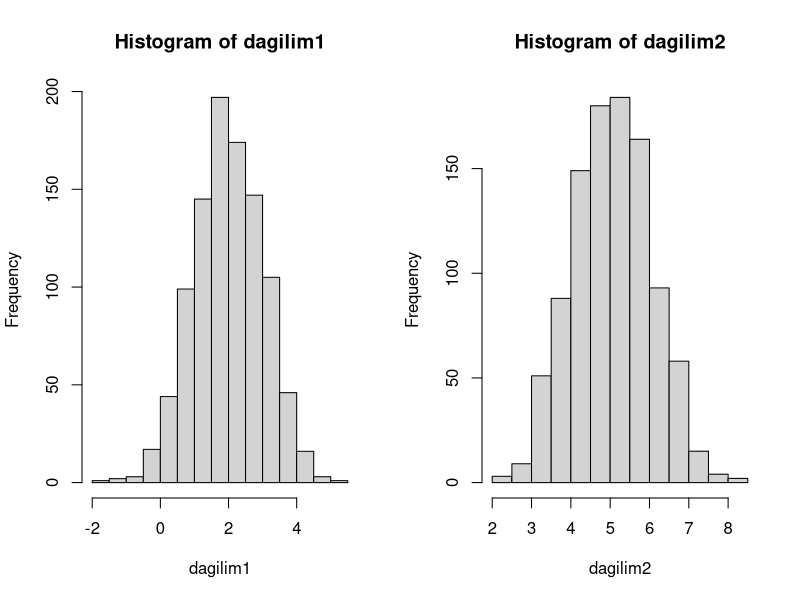
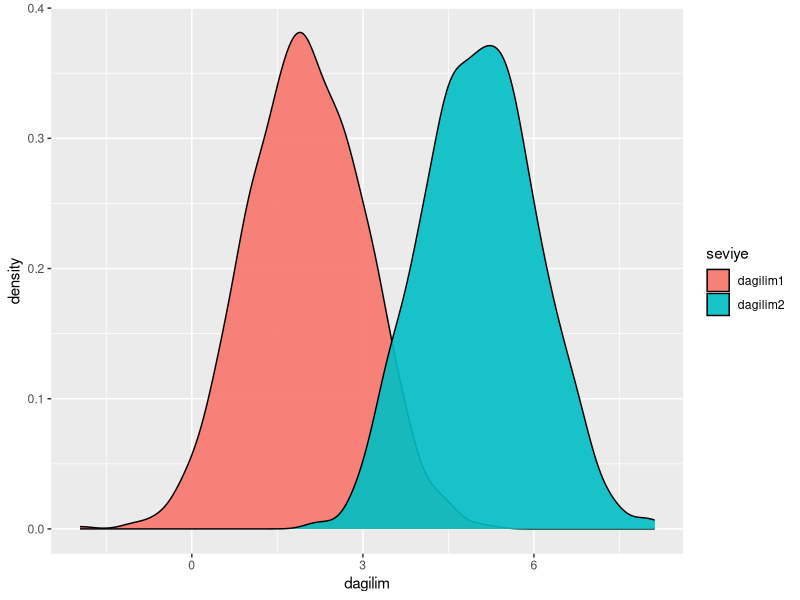
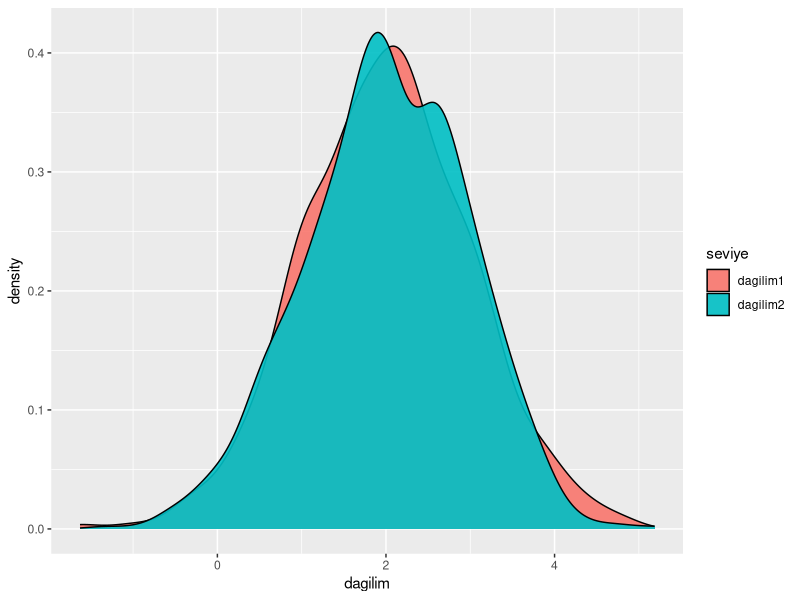
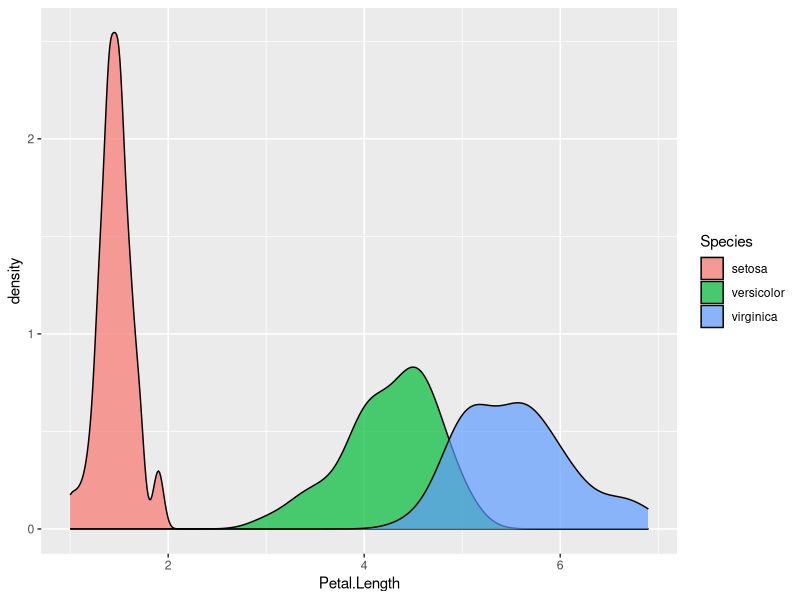

Write the R code that produced these figures, in order.
## ---- chunk 1
knitr::opts_chunk$set(echo = TRUE)
## ---- chunk 2
dagilim1 <- rnorm(n = 1000, mean = 2, sd = 1)
dagilim2 <- rnorm(n = 1000, mean = 5, sd = 1)
## ---- chunk 3
par(mfrow=c(1,2))
hist(dagilim1)
hist(dagilim2)
## ---- chunk 4
sim <- data.frame(
  dagilim = c(dagilim1, dagilim2), 
  seviye = c(
    rep("dagilim1", 1000), 
    rep("dagilim2", 1000)
    )
  )

library(ggplot2)

ggplot(data = sim, aes(x=dagilim)) + geom_density(aes(fill = seviye), alpha = 0.9)
## ---- chunk 5
test <- t.test(x = dagilim1, y = dagilim2)

test
## ---- chunk 6
test$p.value
## ---- chunk 7
test$p.value
## ---- chunk 8
test$p.value < 0.001
## ---- chunk 9
test
## ---- chunk 10
dagilim1 <- rnorm(n = 1000, mean = 2, sd = 1)
dagilim2 <- rnorm(n = 1000, mean = 2, sd = 1)

sim <- data.frame(
  dagilim = c(dagilim1, dagilim2), 
  seviye = c(
    rep("dagilim1", 1000), 
    rep("dagilim2", 1000)
    )
  )

library(ggplot2)

ggplot(data = sim, aes(x=dagilim)) + geom_density(aes(fill = seviye), alpha = 0.9)

## ---- chunk 11
test <- t.test(x = dagilim1, y = dagilim2)

test
## ---- chunk 12
test$p.value< 0.001
## ---- chunk 13
ggplot(data = iris, aes(x = Petal.Length)) + geom_density(aes(fill = Species), alpha = 0.7)
## ---- chunk 14
versicolor_petal_length  <- iris$Petal.Length[iris$Species == "versicolor"]
virginica_petal_length  <- iris$Petal.Length[iris$Species == "virginica"]
## ---- chunk 15
test <- t.test(x = versicolor_petal_length, y = virginica_petal_length)
## ---- chunk 16
test
## ---- chunk 17
test$p.value < 0.05
